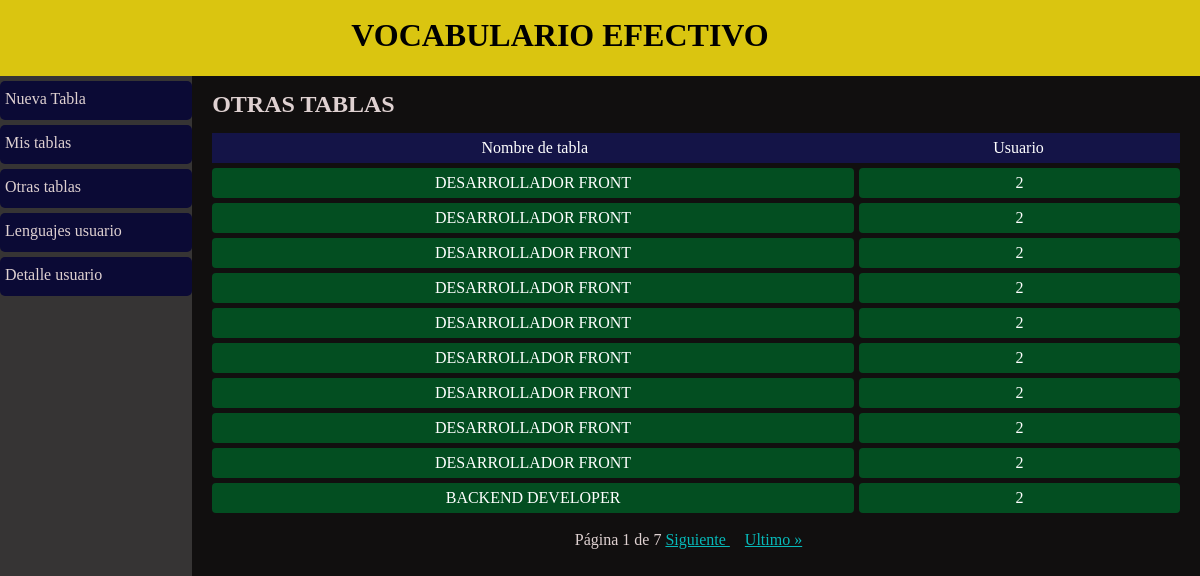
The app's page /otras-tablas/ (signed in), older data.
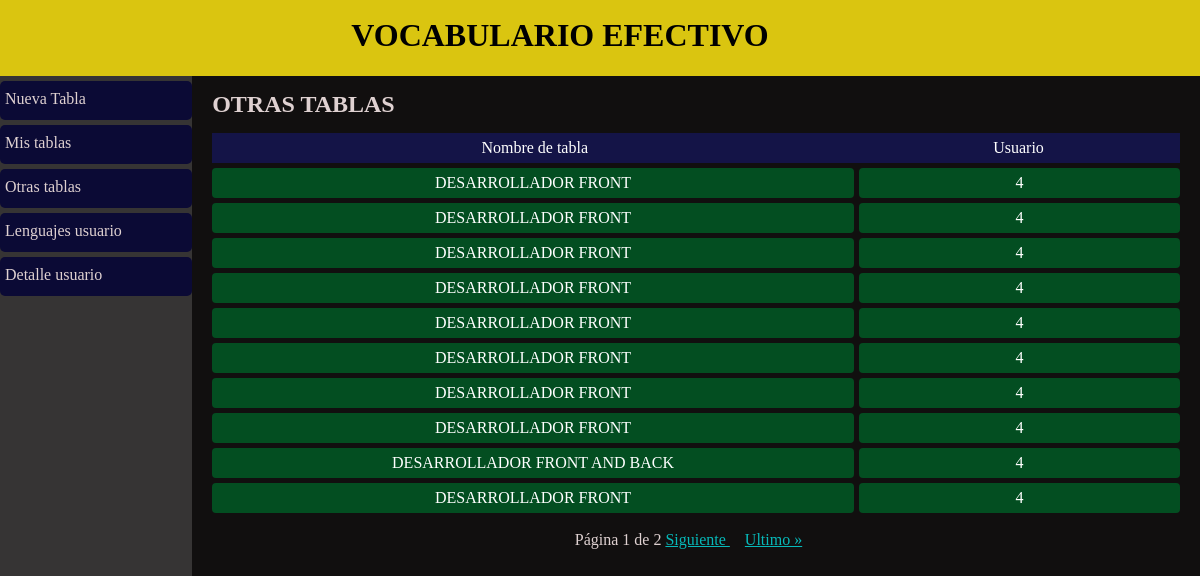
The same page, newer data.
### tables/models.py (models this page shows)
class Table(models.Model) :
    id = models.AutoField(primary_key=True)
    user = models.ForeignKey(User, on_delete = models.CASCADE)
    title = models.CharField(max_length = 255)
    link = models.CharField(max_length = 255, null = True, blank = True)
    pdf_doc = models.FileField(null = True, blank = True, upload_to='pdf')

### tables/views.py (the view)
# urls.py: path('otras-tablas/', login_required(views.OtherTables.as_view()), name = 'other_tables'),
class OtherTables(ListView) :
    model = Table
    template_name = 'table_collection/table_collection_other_users.html'
    paginate_by = 10
    context_object_name = 'tables'
    def get_queryset(self, *args, **kwargs):
        return Table.objects.exclude(user_id = self.request.user.id)

### tables/templates/table_collection/table_collection_other_users.html
{% extends 'layouts/layout.html' %}
{% block main_content %}
    <h2 class="description-tables">OTRAS TABLAS</h2>
    {% include 'includes/description_other_tables.html' %}
    <ul class="list-other-tables">
        {% for table in tables %}
            <li>
                <div><a href="{% url 'tables_app:word_list' table_id=table.id  title=table.title %}">{{table.title|upper}}</a></div>
                <div>{{table.user_id}}</div>
            </li>
        {% endfor %}
    </ul>
    {% include 'includes/pagination.html' %}
{% endblock %}

Row changes from the older to the newer data that the page shows:
removed Table: title "DESARROLLADOR FRONT", user_id "2"
removed Table: title "DESARROLLADOR FRONT", user_id "2"
removed Table: title "DESARROLLADOR FRONT", user_id "2"
removed Table: title "DESARROLLADOR FRONT", user_id "2"
removed Table: title "DESARROLLADOR FRONT", user_id "2"
removed Table: title "DESARROLLADOR FRONT", user_id "2"
removed Table: title "DESARROLLADOR FRONT", user_id "2"
removed Table: title "DESARROLLADOR FRONT", user_id "2"
removed Table: title "DESARROLLADOR FRONT", user_id "2"
removed Table: title "BACKEND DEVELOPER", user_id "2"
now on this page (row unchanged): Table: title "DESARROLLADOR FRONT", user_id "4"
now on this page (row unchanged): Table: title "DESARROLLADOR FRONT", user_id "4"
now on this page (row unchanged): Table: title "DESARROLLADOR FRONT", user_id "4"
now on this page (row unchanged): Table: title "DESARROLLADOR FRONT", user_id "4"
now on this page (row unchanged): Table: title "DESARROLLADOR FRONT", user_id "4"
now on this page (row unchanged): Table: title "DESARROLLADOR FRONT", user_id "4"
now on this page (row unchanged): Table: title "DESARROLLADOR FRONT", user_id "4"
now on this page (row unchanged): Table: title "DESARROLLADOR FRONT", user_id "4"
now on this page (row unchanged): Table: title "DESARROLLADOR FRONT AND BACK", user_id "4"
now on this page (row unchanged): Table: title "DESARROLLADOR FRONT", user_id "4"
Text that changed along with them:
{{ page_obj.paginator.num_pages }}: "7" → "2"
